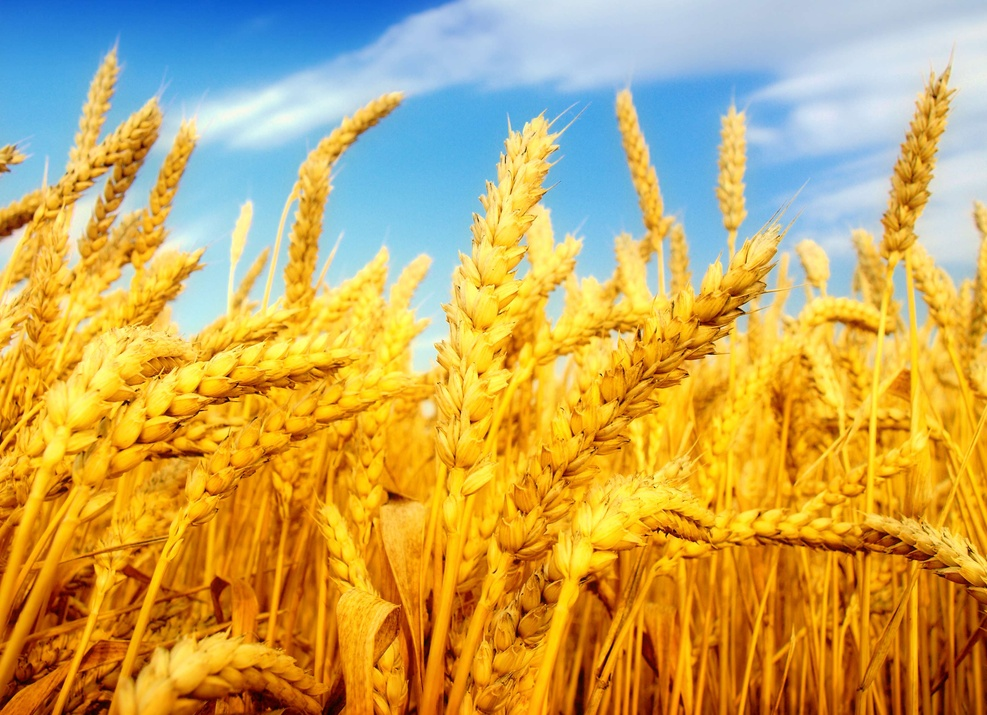
#> input picture images/wheat.jpg, 987 x 715 px, shrunk from 3306 x 2394 before the run
$ python misc.py   (older library calls are emulated)
#> lines starting #> are read from the running program, lines starting #| are printed output that depends on the picture
from matplotlib import cm
from scipy import misc
import numpy as np
import matplotlib.pyplot as plt
from skimage import color
from skimage import data
from skimage import feature
from skimage import io

# im = misc.imread('../images/wheat.jpg', flatten=True)

im = misc.imread('../images/wheat.jpg')
#> im is the input picture: shape (715, 987, 3); mean R, G, B 197.5, 166.9, 92.8

r, g, b = np.rollaxis(im, -1)
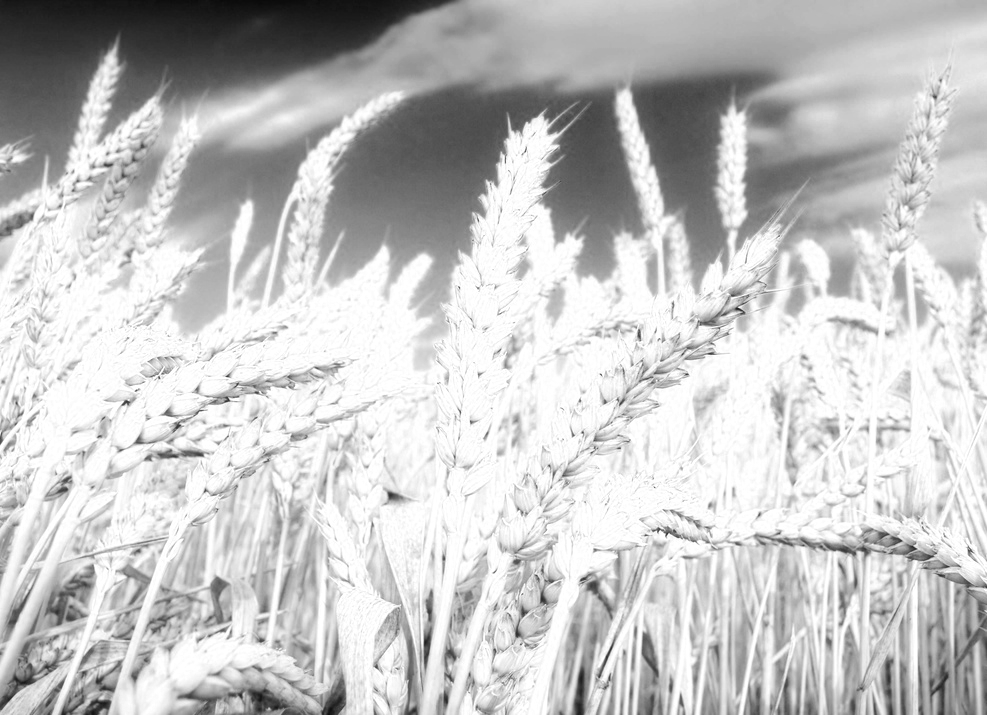
#> r: shape (715, 987); min 10, max 255, mean 197.5
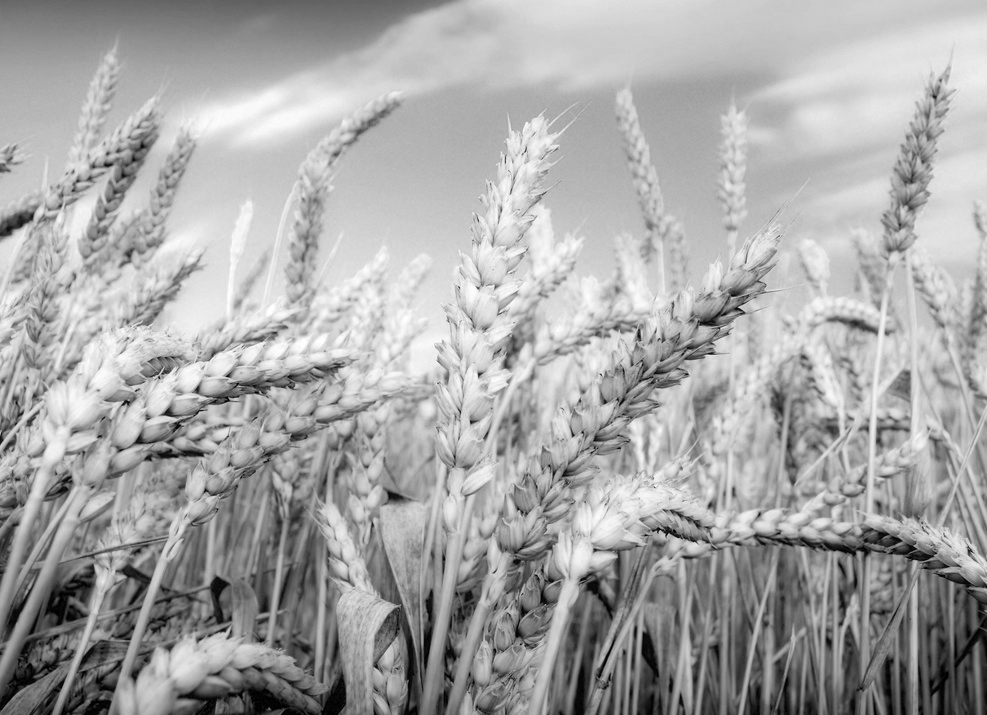
#> g: shape (715, 987); min 0, max 255, mean 166.9
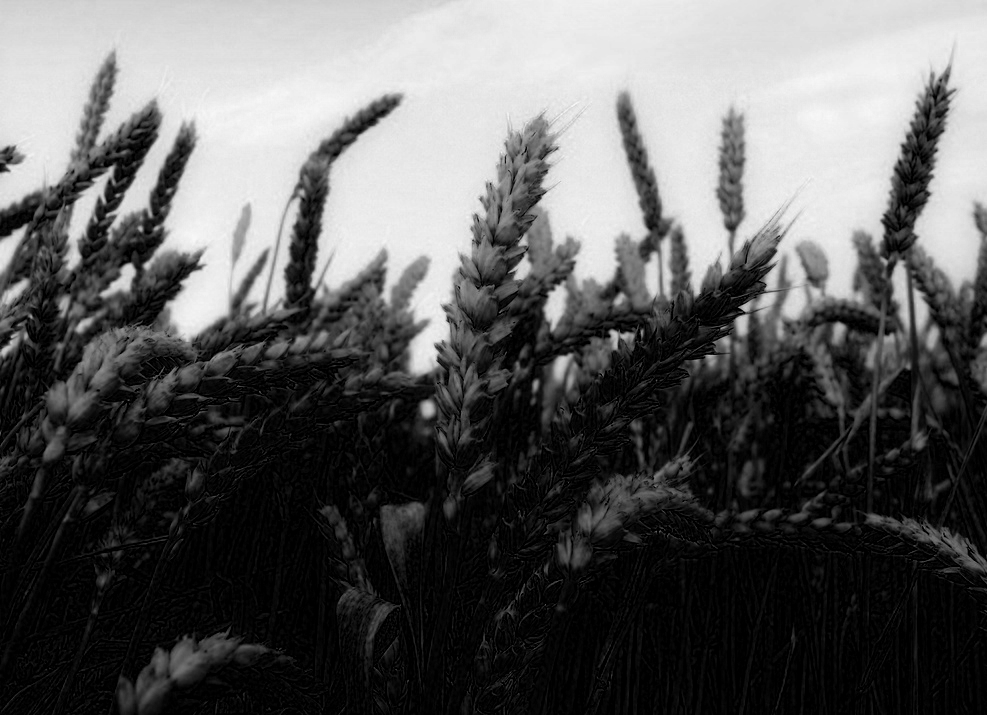
#> b: shape (715, 987); min 0, max 249, mean 92.8
plt.contour(b, cmap=cm.gray)
plt.contour(r, cmap=plt.cm.Reds)
plt.contour(g, cmap=plt.cm.Greens)
plt.contour(g, cmap=plt.cm.Blues)
plt.show()
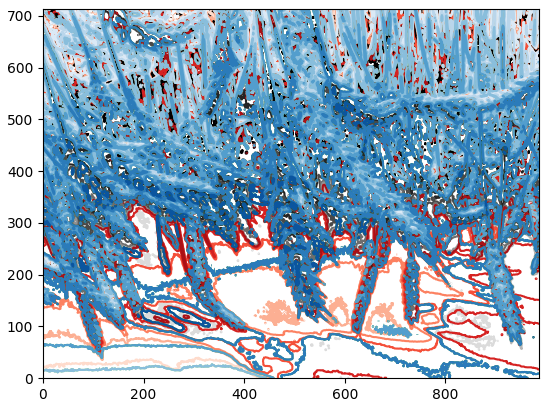
#> figure drawn by matplotlib, 1 panel

# img_gray = color.convert_colorspace(im, 'RGB', 'Gray')

img_red = im[:, :, 0]
plt.imshow(img_red, cmap=plt.cm.Reds)
plt.show()

img_green = im[:, :, 1]
plt.imshow(img_green, cmap=plt.cm.Greens)
plt.show()

img_blue = im[:, :, 2]
plt.imshow(img_blue, cmap=plt.cm.Blues)
plt.show()

img_gray = color.rgb2gray(im)
plt.imshow(img_gray, cmap='gray')
plt.show()

img_hsv = color.rgb2hsv(im)
#> img_hsv: shape (715, 987, 3) float64; mean of channels 0, 1, 2 0.246, 0.714, 0.879
plt.imshow(img_hsv)
plt.show()

img_lab = color.rgb2lab(im)
#> img_lab: shape (715, 987, 3) float64; mean of channels 0, 1, 2 71.2, 9.6, 38
plt.imshow(img_lab)
plt.show()
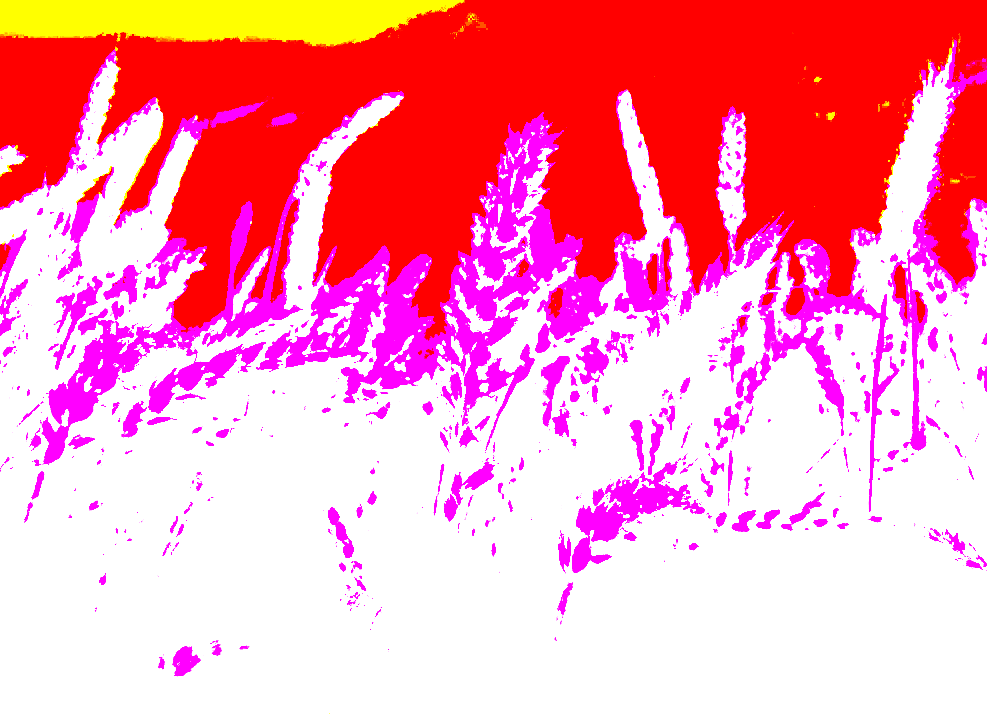
#> shown: shape (715, 987, 3) float64; mean R, G, B 1, 0.599, 0.703

img_luv = color.rgb2luv(im)
#> img_luv: shape (715, 987, 3) float64; mean of channels 0, 1, 2 71.2, 31.3, 33.2
plt.imshow(img_luv)
plt.show()
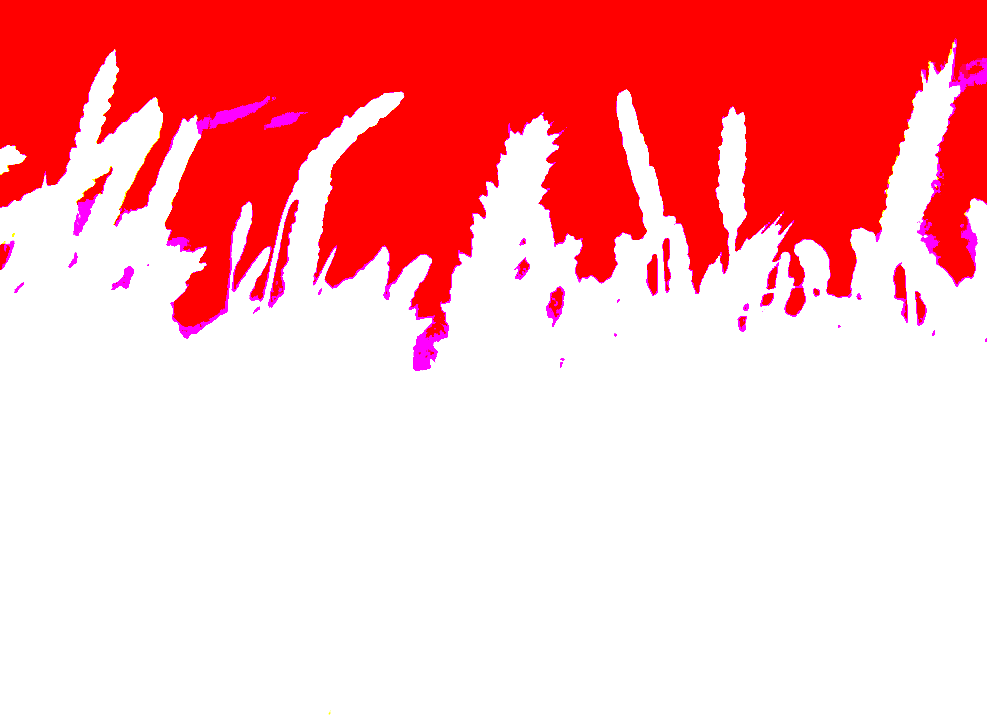
#> shown: shape (715, 987, 3) float64; mean R, G, B 1, 0.691, 0.705

img_hed = color.rgb2hed(im)
#> img_hed: shape (715, 987, 3) float64; mean of channels 0, 1, 2 0.0277, 0.000408, 0.362
plt.imshow(img_hed)
plt.show()
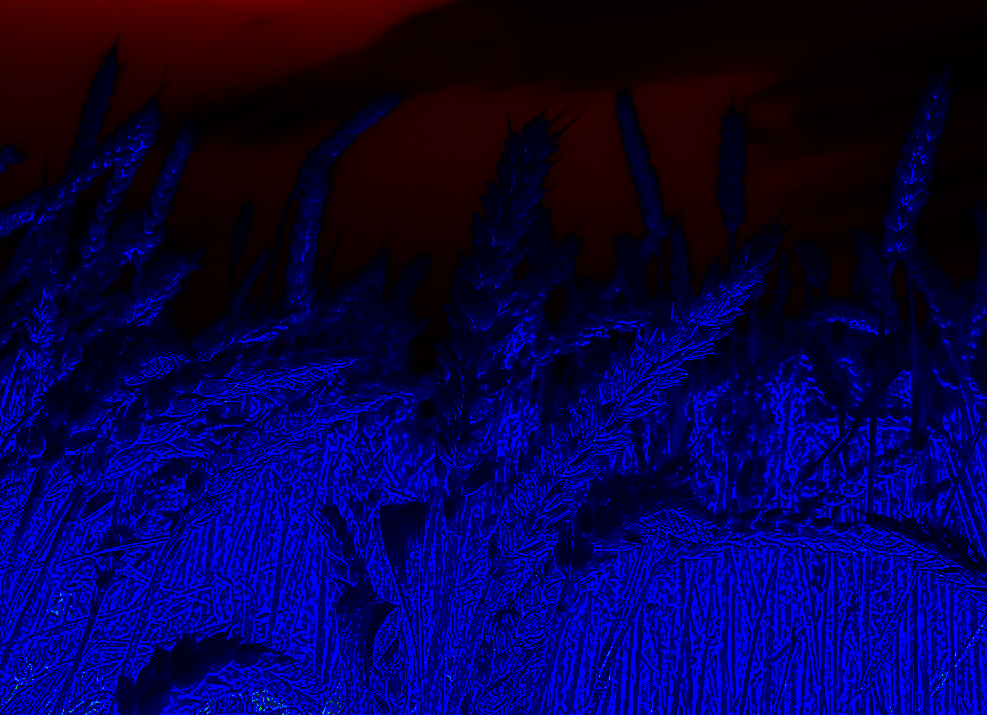
#> shown: shape (715, 987, 3) float64; mean R, G, B 0.0277, 0.000408, 0.291
